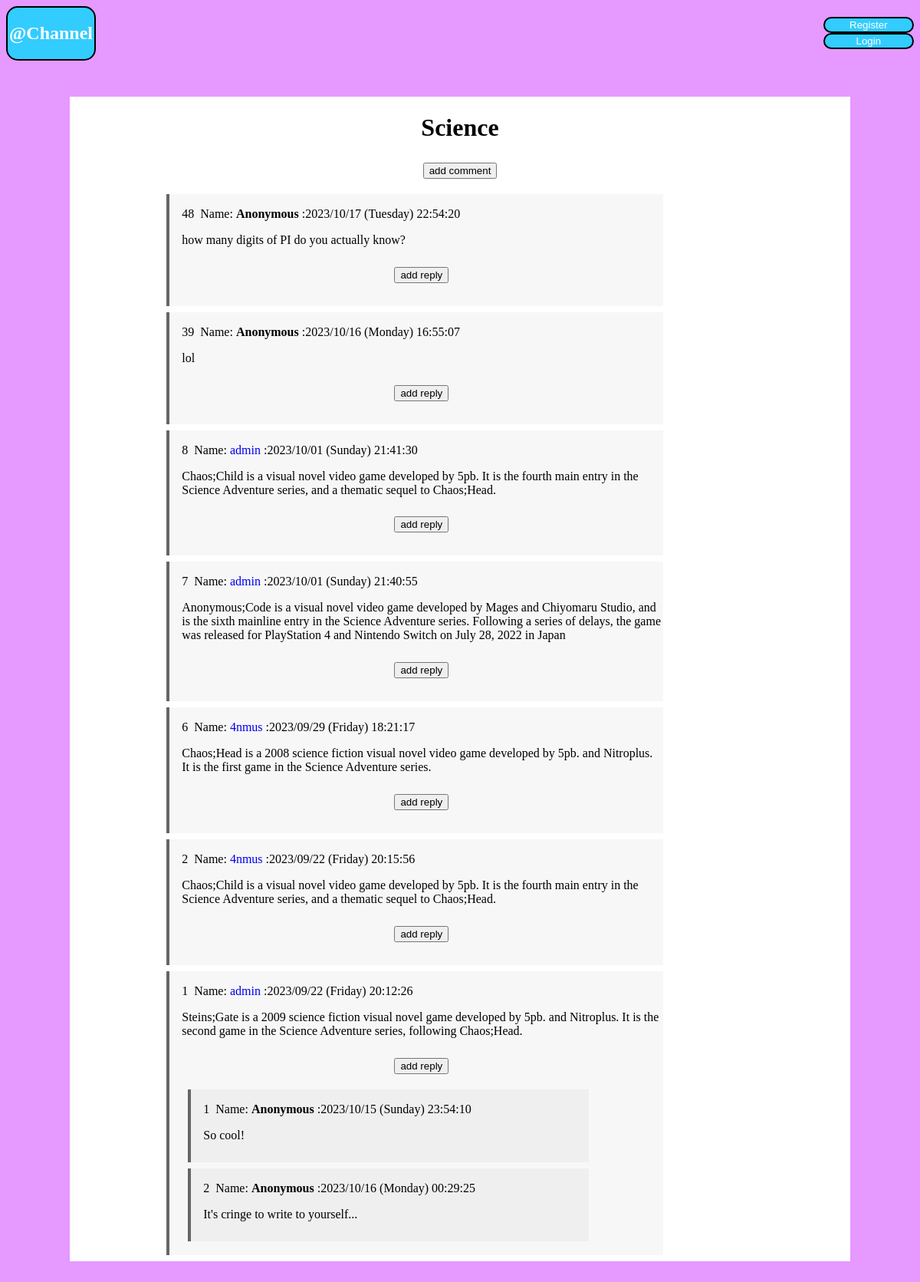
Page /threads/1 on the committed database.
### blog/models.py (models this page shows, shortened)
class Threads(models.Model):
    title = models.CharField("Name of thread", max_length=100, unique=True)
    short = models.CharField("Short name of thread", max_length=5, unique=True, null = True)
    description = models.TextField("Description", max_length=500, null=True)
    date = models.DateTimeField("Date", default=timezone.now)
    author = models.ForeignKey(User, verbose_name='author', on_delete=models.CASCADE, null=False)
    def __str__(self):
        return f'{self.title}'
    class Meta:
        verbose_name = 'Thread'
        verbose_name_plural = 'Threads'

class News(models.Model):
    text = models.TextField("Text", max_length= 500)
    date = models.DateTimeField('date', default=timezone.now)
    author = models.ForeignKey(User, verbose_name='author', on_delete=models.CASCADE,  null=True)
    thread = models.ForeignKey(Threads, verbose_name='thread', on_delete=models.CASCADE, null=True)
    img = models.ImageField("img", upload_to="posts_images/", null=True, blank= True)
    class Meta:
        verbose_name = 'New'
        verbose_name_plural = 'News'

class Replies(models.Model):
    text = models.TextField("Text", max_length= 500)
    date = models.DateTimeField('date', default=timezone.now)
    author = models.ForeignKey(User, verbose_name='author', on_delete=models.CASCADE, null=True)
    original = models.ForeignKey(News, verbose_name='new', on_delete=models.CASCADE, null=True)
    class Meta:
        verbose_name = 'Reply'
        verbose_name_plural = 'Replies'

### blog/views.py (the view)
# urls.py: path('threads/<int:pk>', views.ThreadsDetailView.as_view(), name='threads-detail'),
class ThreadsDetailView(TemplateView):
    model = Threads
    template_name = 'blog/thread.html'
    context_object_name = 'post'
    def get_context_data(self, **kwards):
        ctx = super(ThreadsDetailView, self).get_context_data(**kwards)
        current_thread = Threads.objects.get(pk=self.kwargs['pk'])
        ctx['title'] = current_thread
        ctx['news'] = News.objects.filter(thread=current_thread).order_by('-date')
        ctx['replies'] = Replies.objects.all()
        return ctx

### blog/templates/blog/thread.html (shortened to what this page needs)
{% extends 'blog/base.html' %}
{% block content %}
    <div class="container bg-light">
        <h1 class="text-center">{{ title }}</h1>
        <h2 class="text-center"><a href="{% url 'comment-add' title.id %}"><button class="btn btn-outline-secondary">add comment</button></a></h2>
        {% for post in news %}
            <div class="post">
                {% if post.author %}
                    <p>{{ post.id }} &nbsp;Name: <a href="{% url 'user-comment' post.author %}">{{ post.author }}</a><span class="text-muted" > :{{ post.date|date:"Y/m/d (l) H:i:s" }}</span></p>
                {% else %}
                    <p>{{ post.id }} &nbsp;Name: <b>Anonymous</b> <span class="text-muted" > :{{ post.date|date:"Y/m/d (l) H:i:s" }}</span></p>
                {% endif %}
                <p>{{ post.text|striptags }}</p>
                <h2 class="text-center"><a href="{% url 'comment-reply' post.id %}"><button class="btn btn-outline-secondary">add reply</button></a></h2>
                {% for reply in replies %}
                    {% if reply.original == post %}
                        <div class="post">
                        {% if reply.author %}
                            <p>{{ reply.id }} &nbsp;Name: <a href="{% url 'user-comment' post.author %}">{{ reply.author }}</a><span class="text-muted" > :{{ reply.date|date:"Y/m/d (l) H:i:s" }}</span></p>
                        {% else %}
                            <p>{{ reply.id }} &nbsp;Name: <b>Anonymous</b> <span class="text-muted" > :{{ reply.date|date:"Y/m/d (l) H:i:s" }}</span></p>
                        {% endif %}
                        <p>{{ reply.text|striptags }}</p>
                    </div>
                    {% endif %}
                {% endfor %}
            </div>
        {% endfor %}
    </div>
{% endblock %}

### blog/templates/blog/base.html (style rules this page uses)
.color { background-color: #e699ff; }
a { text-decoration: none; }
.text-center { text-align: center; }
.post { width: 80%; padding: 1px 3px 10px 16px; margin: 8px; max-width: 90%; border-left: 4px solid rgb(102, 102, 102); background-color: rgba(102, 102, 102, 0.05); }

### rows in the picture
Threads: title "Science"
News: id "48", date "2023/10/17 (Tuesday) 22:54:20", text "how many digits of PI do you actually know?"
News: id "39", date "2023/10/16 (Monday) 16:55:07", text "lol"
News: id "8", author "admin", date "2023/10/01 (Sunday) 21:41:30", text "Chaos;Child is a visual novel video game developed by 5pb. It is the fourth main entry in the Science Adventure series, and a thematic sequel to Chaos;Head."
News: id "7", author "admin", date "2023/10/01 (Sunday) 21:40:55", text "Anonymous;Code is a visual novel video game developed by Mages and Chiyomaru Studio, and is the sixth mainline entry in the Science Adventure series. Following a series of delays, the game was released for PlayStation 4 and Nintendo Switch on July 28, 2022 in Japan"
News: id "6", author "4nmus", date "2023/09/29 (Friday) 18:21:17", text "Chaos;Head is a 2008 science fiction visual novel video game developed by 5pb. and Nitroplus. It is the first game in the Science Adventure series."
News: id "2", author "4nmus", date "2023/09/22 (Friday) 20:15:56", text "Chaos;Child is a visual novel video game developed by 5pb. It is the fourth main entry in the Science Adventure series, and a thematic sequel to Chaos;Head."
News: id "1", author "admin", date "2023/09/22 (Friday) 20:12:26", text "Steins;Gate is a 2009 science fiction visual novel game developed by 5pb. and Nitroplus. It is the second game in the Science Adventure series, following Chaos;Head."
Replies: id "1", date "2023/10/15 (Sunday) 23:54:10", text "So cool!"
Replies: id "2", date "2023/10/16 (Monday) 00:29:25", text "It's cringe to write to yourself..."
